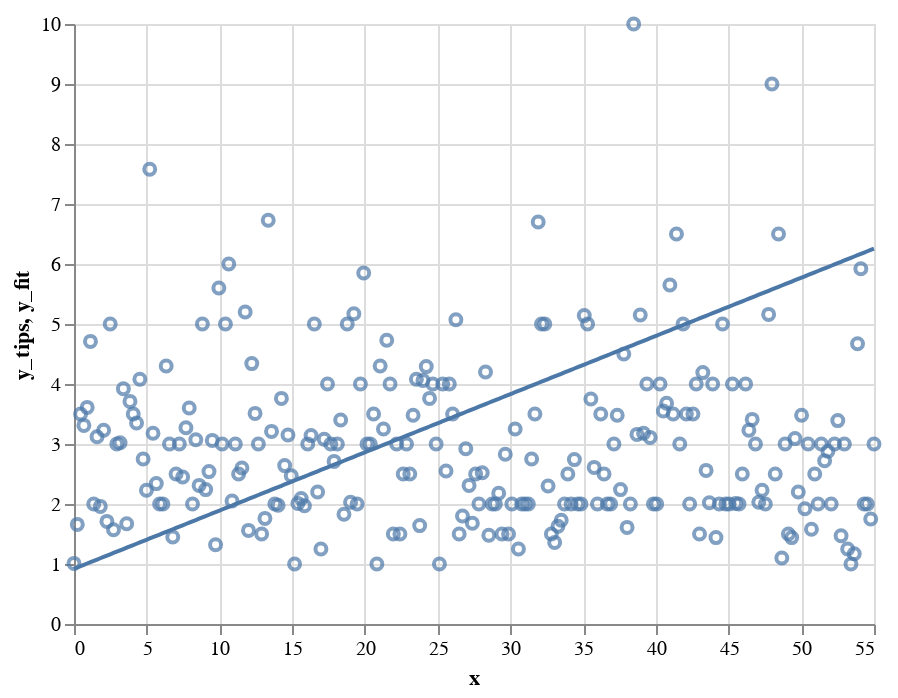

Notebook code cell kept with this figure:
### Code cell
chart1 = alt.Chart(df).mark_point().encode(
    alt.Y('y_tips'),
    alt.X('x'))

chart2 = alt.Chart(df).mark_line().encode(
    alt.Y('y_fit'),
    alt.X('x'))

chart1 + chart2

### Figure 1 — Vega-Lite specification as saved in the notebook (floating-point values rounded to 4 significant figures; data arrays with more than 128 entries replaced by an {"elided": "..."} marker saying what was removed)
{"config": {"view": {"continuousWidth": 400, "continuousHeight": 300}}, "layer": [{"mark": "point", "encoding": {"x": {"type": "quantitative", "field": "x"}, "y": {"type": "quantitative", "field": "y_tips"}}}, {"mark": "line", "encoding": {"x": {"type": "quantitative", "field": "x"}, "y": {"type": "quantitative", "field": "y_fit"}}}], "data": {"name": "data-e52755a80dc2233db420387a91ebc864"}, "$schema": "https://vega.github.io/schema/vega-lite/v4.8.1.json", "datasets": {"data-e52755a80dc2233db420387a91ebc864": {"elided": "244 records"}}}
